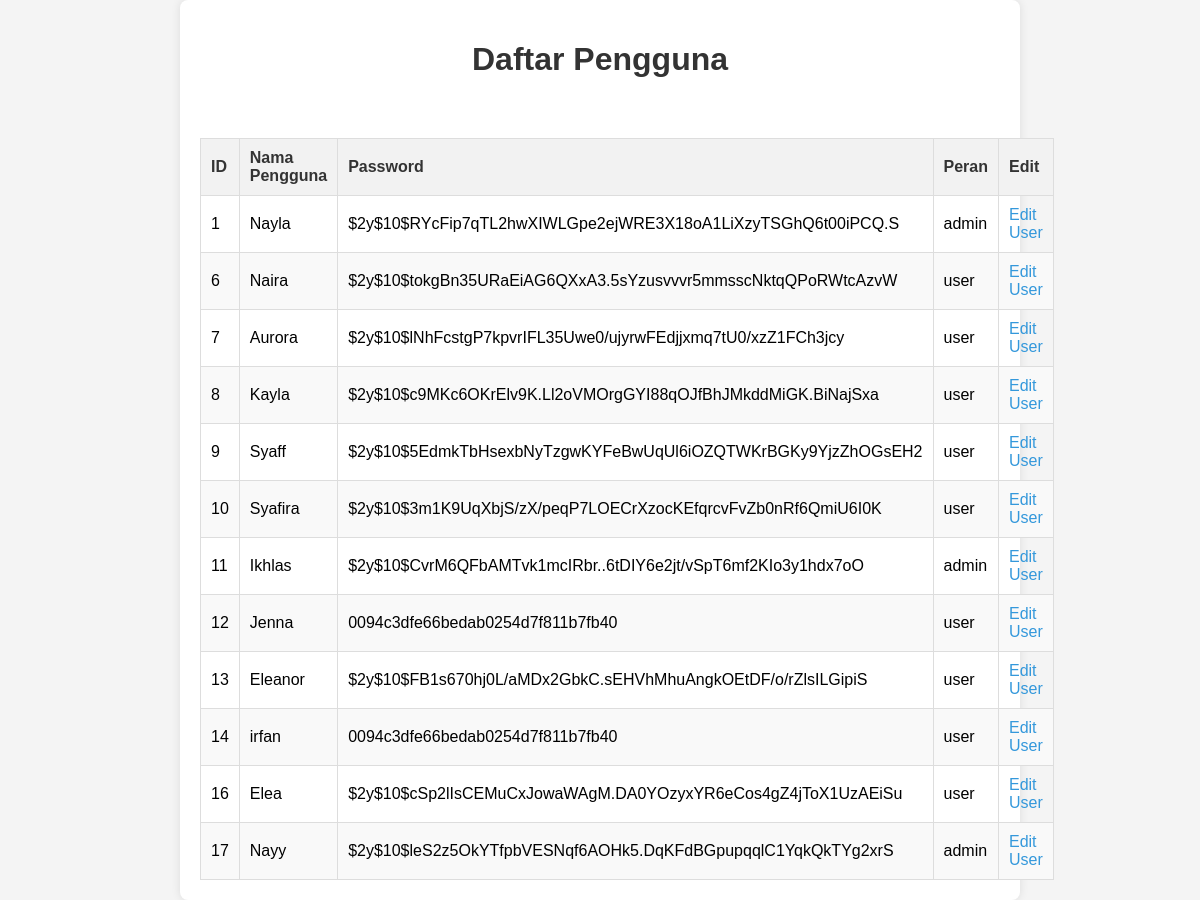
/user.php (signed in), run on the app's committed database.
### tables this page shows
CREATE TABLE `users_` (
  `id` int(11) NOT NULL,
  `username` varchar(50) NOT NULL,
  `password` varchar(255) NOT NULL,
  `role` varchar(50) NOT NULL DEFAULT 'user'
);

### user.php (the view, shortened to what this page needs)
<?php
include 'header.php';
$query = "SELECT * FROM users_";
$result = mysqli_query($koneksi, $query);
$users = [];
while ($row = mysqli_fetch_assoc($result)) {
    $users[] = $row;
}
?>
<!DOCTYPE html>
<html lang="en">
<head>
</head>
<body>
    <div class="data">
    <h1>Daftar Pengguna</h1><br>
    <table border="1" cellpadding="10" cellspacing="0">
        <thead>
            <tr>
                <th>ID</th>
                <th>Nama Pengguna</th>
                <th>Password</th>
                <th>Peran</th>
                <th>Edit</th>
            </tr>
        </thead>
        <tbody>
            <?php foreach ($users as $user): ?>
                <tr>
                    <td><?php echo $user['id']; ?></td>
                    <td><?php echo $user['username']; ?></td>
                    <td><?php echo $user['password']; ?></td>
                    <td><?php echo $user['role']; ?></td>
                    <td><a href="admin.php?id=<?php echo $user['id']; ?>">Edit User</a></td>
                </tr>
            <?php endforeach; ?>
        </tbody>
    </table>
            </div>
</body>
</html>

### user.php (style rules this page uses)
body { font-family: Arial, sans-serif; background-color: #f4f4f4; margin: 0; }
.data { max-width: 800px; margin: 0 auto; background: #fff; padding: 20px; box-shadow: 0 0 10px rgba(0,0,0,0.1); border-radius: 8px; }
h1 { text-align: center; color: #333; }
table { width: 100%; border-collapse: collapse; margin-top: 20px; }
table, th, td { border: 1px solid #ddd; }
th, td { padding: 10px; text-align: left; }
th { background-color: #f2f2f2; color: #333; }
tbody tr:nth-child(even) { background-color: #f9f9f9; }
a { text-decoration: none; color: #3498db; }

### data on the page
users_: id "1", username "Nayla", password "$2y$10$RYcFip7qTL2hwXIWLGpe2ejWRE3X18oA1LiXzyTSGhQ6t00iPCQ.S", role "admin"
users_: id "6", username "Naira", password "$2y$10$tokgBn35URaEiAG6QXxA3.5sYzusvvvr5mmsscNktqQPoRWtcAzvW", role "user"
users_: id "7", username "Aurora", password "$2y$10$lNhFcstgP7kpvrIFL35Uwe0/ujyrwFEdjjxmq7tU0/xzZ1FCh3jcy", role "user"
users_: id "8", username "Kayla", password "$2y$10$c9MKc6OKrElv9K.Ll2oVMOrgGYI88qOJfBhJMkddMiGK.BiNajSxa", role "user"
users_: id "9", username "Syaff", password "$2y$10$5EdmkTbHsexbNyTzgwKYFeBwUqUl6iOZQTWKrBGKy9YjzZhOGsEH2", role "user"
users_: id "10", username "Syafira", password "$2y$10$3m1K9UqXbjS/zX/peqP7LOECrXzocKEfqrcvFvZb0nRf6QmiU6I0K", role "user"
users_: id "11", username "Ikhlas", password "$2y$10$CvrM6QFbAMTvk1mcIRbr..6tDIY6e2jt/vSpT6mf2KIo3y1hdx7oO", role "admin"
users_: id "12", username "Jenna", password "0094c3dfe66bedab0254d7f811b7fb40", role "user"
users_: id "13", username "Eleanor", password "$2y$10$FB1s670hj0L/aMDx2GbkC.sEHVhMhuAngkOEtDF/o/rZlsILGipiS", role "user"
users_: id "14", username "irfan", password "0094c3dfe66bedab0254d7f811b7fb40", role "user"
users_: id "16", username "Elea", password "$2y$10$cSp2lIsCEMuCxJowaWAgM.DA0YOzyxYR6eCos4gZ4jToX1UzAEiSu", role "user"
users_: id "17", username "Nayy", password "$2y$10$leS2z5OkYTfpbVESNqf6AOHk5.DqKFdBGpupqqlC1YqkQkTYg2xrS", role "admin"
